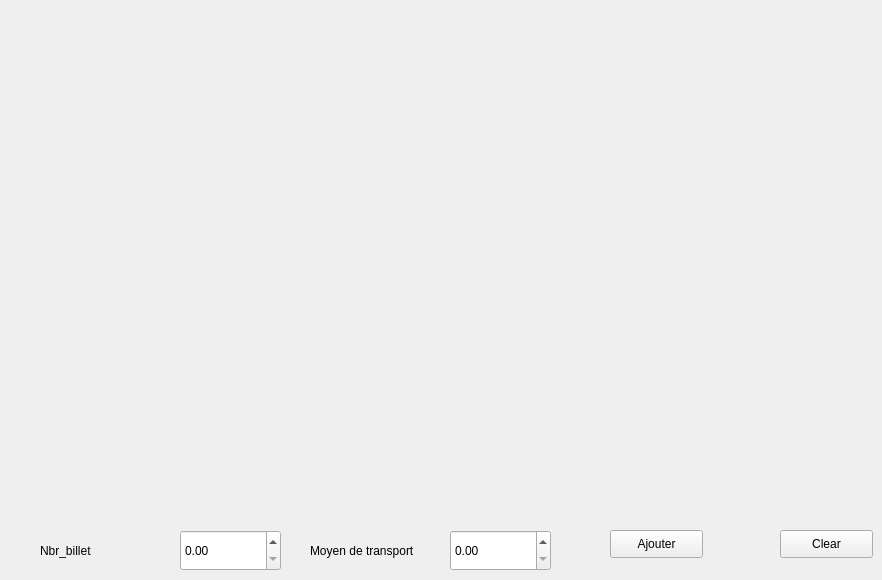
     <widget class="QWidget" name="tab_6">
      <attribute name="title">
       <string>stats</string>
      </attribute>
      <widget class="QCustomPlot" name="plot" native="true">
       <property name="geometry">
        <rect>
         <x>40</x>
         <y>20</y>
         <width>801</width>
         <height>471</height>
        </rect>
       </property>
      </widget>
      <widget class="QDoubleSpinBox" name="spin_y">
       <property name="geometry">
        <rect>
         <x>180</x>
         <y>530</y>
         <width>101</width>
         <height>41</height>
        </rect>
       </property>
      </widget>
      <widget class="QPushButton" name="B_ajouter">
       <property name="geometry">
        <rect>
         <x>610</x>
         <y>530</y>
         <width>93</width>
         <height>28</height>
        </rect>
       </property>
       <property name="text">
        <string>Ajouter</string>
       </property>
      </widget>
      <widget class="QPushButton" name="B_clear">
       <property name="geometry">
        <rect>
         <x>780</x>
         <y>530</y>
         <width>93</width>
         <height>28</height>
        </rect>
       </property>
       <property name="text">
        <string>Clear</string>
       </property>
      </widget>
      <widget class="QLabel" name="label_25">
       <property name="geometry">
        <rect>
         <x>40</x>
         <y>530</y>
         <width>121</width>
         <height>41</height>
        </rect>
       </property>
       <property name="text">
        <string>Nbr_billet</string>
       </property>
      </widget>
      <widget class="QDoubleSpinBox" name="spin_x">
       <property name="geometry">
        <rect>
         <x>450</x>
         <y>530</y>
         <width>101</width>
         <height>41</height>
        </rect>
       </property>
      </widget>
      <widget class="QLabel" name="label_27">
       <property name="geometry">
        <rect>
         <x>310</x>
         <y>530</y>
         <width>121</width>
         <height>41</height>
        </rect>
       </property>
       <property name="text">
        <string>Moyen de transport</string>
       </property>
      </widget>
     </widget>
